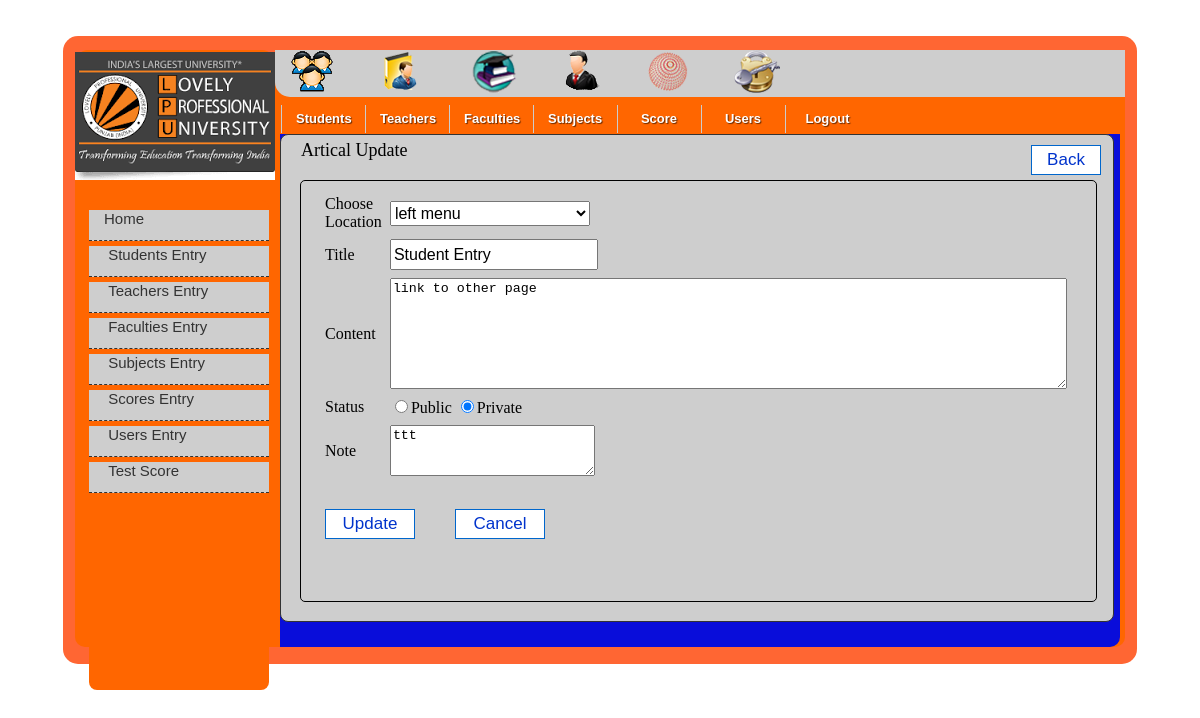
The app's page /everyone1.php?tag=artical_entry&opr=upd&rs_id=2 with its own data.
### tables this page shows
CREATE TABLE IF NOT EXISTS `article_tbl` (
  `a_id` int(10) unsigned NOT NULL AUTO_INCREMENT,
  `loca_id` int(10) NOT NULL,
  `title` varchar(100) NOT NULL,
  `content` text NOT NULL,
  `status` char(10) NOT NULL,
  `note` varchar(100) NOT NULL,
  PRIMARY KEY (`a_id`)
);

### Artical_Entry.php (the view, shortened to what this page needs)
<?php
$id="";
$opr="";
if(isset($_GET['opr']))
	$opr=$_GET['opr'];
if(isset($_GET['rs_id']))
	$id=$_GET['rs_id'];
?>
<!DOCTYPE html PUBLIC "-//W3C//DTD XHTML 1.0 Transitional//EN" "http://www.w3.org/TR/xhtml1/DTD/xhtml1-transitional.dtd">
<html xmlns="http://www.w3.org/1999/xhtml">
<head>
<link rel="stylesheet" type="text/css" href="css/style_entry.css" />
</head>
<body>
<?php
if($opr=="upd")
{
	$sql_upd=mysql_query("SELECT * FROM article_tbl WHERE a_id=$id");
	$rs_upd=mysql_fetch_array($sql_upd);
?>
    <div id="top_style">
            <div id="top_style_text">
                Artical Update
            </div>
           <div id="top_style_button">
                <form method="post">
                    <a href="?tag=view_artical"><input type="button" name="btn_view" value="Back" id="button_view" style="width:70px;"  /></a>
                </form>
           </div>
    </div>
    <div id="style_informations">
        <form method="post">
            <div>
            <table border="0" cellpadding="4" cellspacing="0">
                <tr>
                    <td>Choose Location</td>
                    <td>
                        <select name="sudenttxt" id="textbox">
                                <?php
                                   $location=mysql_query("SELECT * FROM location_tb");
                                       while($row=mysql_fetch_array($location)){
										    if($row['loca_id']==$rs_upd['loca_id'])
								   		$iselect="selected";
									else
										$iselect="";
								?>
                                 	<option value="<?php echo $row['loca_id']?>" <?php echo $iselect?> ><?php echo $row['l_name'];?></option>
                                <?php
								}
                                ?>
                    </select>
                    </td>
                </tr>
                <tr>
                    <td>Title </td>
                    <td>
                        <input type="text" name="locationtxt" id="textbox" value="<?php echo $rs_upd['title'];?>"/>
                    </td>
                </tr>
                 <tr>
                    <td>Content</td>
                    <td>
                        <textarea name="descriptxt" cols="82" rows="7"><?php echo $rs_upd['content'];?></textarea>
                    </td>
                </tr>
                <tr>
                        <td>Status</td>
                        <td>
                            <input type="radio" name="genderrdo" value="Public"  <?php if($rs_upd['status']=="Public") echo "checked";?>/>Public
                           <input type="radio" name="genderrdo" value="Private" <?php if($rs_upd['status']=="Private") echo "checked";?>  />Private
                        </td>
                    </tr>
                 <tr>
                    <td>Note</td>
                    <td>
                        <textarea name="notetxt" cols="23" rows="3"><?php echo $rs_upd['note'];?></textarea>
                    </td>
                </tr>
                <tr>
                    <td colspan="2">
                        <input type="submit" name="btn_upd" value="Update" id="button-in" style="float:left" />
                        <input type="reset" value="Cancel" id="button-in"/ style="float:left">
                    </td>
                </tr>
                </table>
       </div>
        </form>
    </div>
<?php
}
?>
</body>
</html>

### css/everyone_format.css (style rules this page uses)
body { background:url(); margin:0; font-family:Georgia, seri; size:12px; }

### css/style_entry.css (style rules this page uses)
#top_style { width:800px; margin-left:10px; height:40px; }
#top_style_text { width:400px; height:40px; font-family:"Times New Roman", Times, serif; font-size:18px; color:#000; float:left; }
#top_style_button { width:400px; height:40px; float:right; margin-top:5px; }
#button_view { font-family:Arial, Helvetica, sans-serif; font-size:17px; width:90px; height:30px; float:right; repeat-x top center; border: 1px solid #06C; -moz-border-radius: 5px; color:#03C; background:#FFF; }
#style_informations { width:775px; height:420px; border:1px solid #000; margin:0 auto; padding-left:20px; border-radius:5px; }
#style_informations div { width:350px; height:400px; float:left; margin-top:10px; }
#textbox { width:200px; height:25px; font-family:Arial, Helvetica, sans-serif; font-size:16px; }
#button-in { font-family:Arial, Helvetica, sans-serif; font-size:17px; margin-top:25px; width:90px; height:30px; float:right; repeat-x top center; border: 1px solid #06C; -moz-border-radius: 5px; color:#03C; margin-right:40px; background:#FFF; }

### records on screen
article_tbl: locationtxt "Student Entry", descriptxt "link to other page", status "☑", notetxt "ttt"

### other values on screen
form field sudenttxt "left menu"
